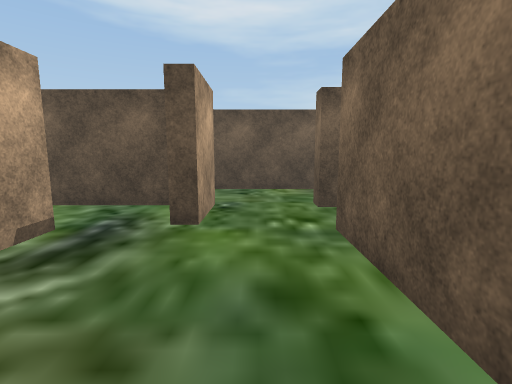
View 1 (above)

19 first-person views from a walk through a Unity game level. The camera is 1.4 m above the floor, tilts 8° down and sees 85° across. The floor is counted in squares, 1 m on a side. Each view is taken from the middle of a square. On the plan, view 1 faces up. The plan holds only what a view shows up to about 14 squares ahead; the rest is blank. The player character is not drawn. Some surface patterns are stand-ins.

View 2
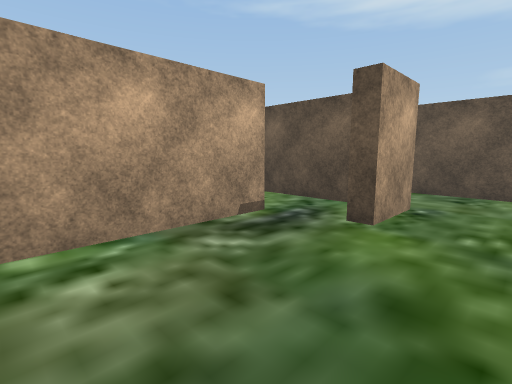

View 3
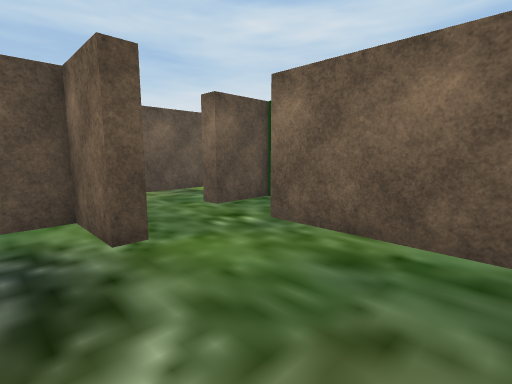

View 4
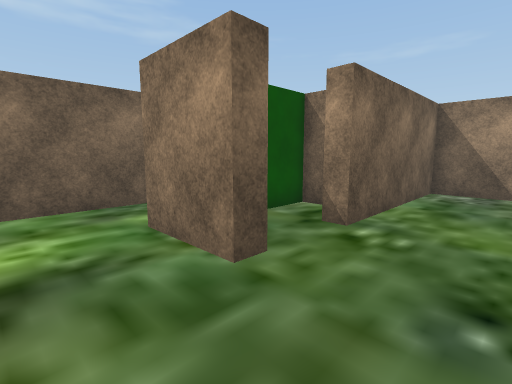

View 5
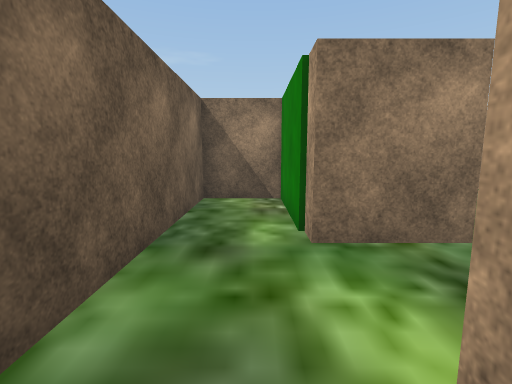

View 6
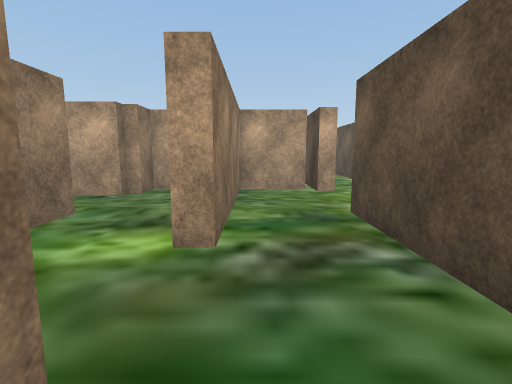

View 7
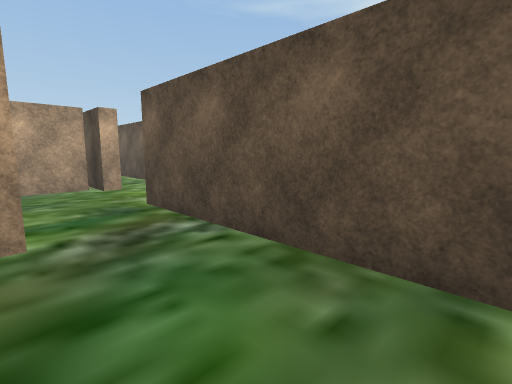

View 8
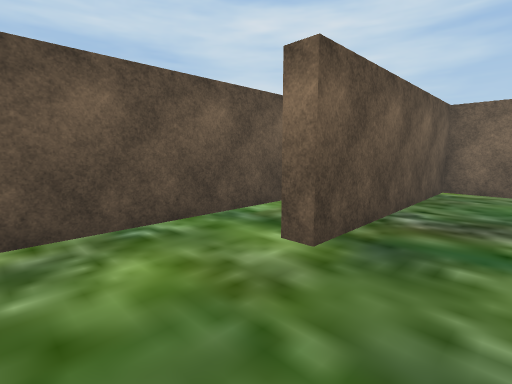

View 9
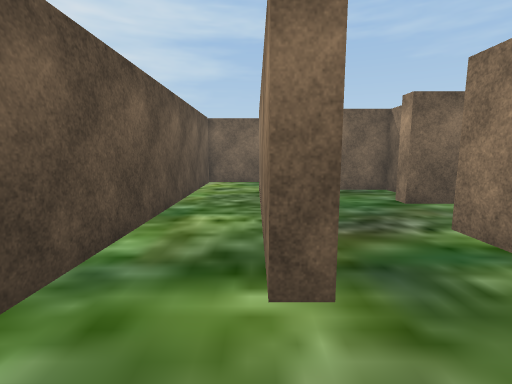

View 10
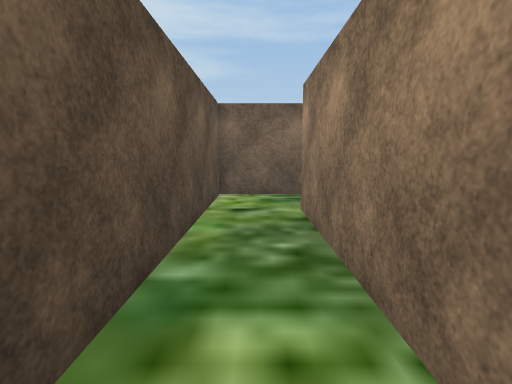

View 11
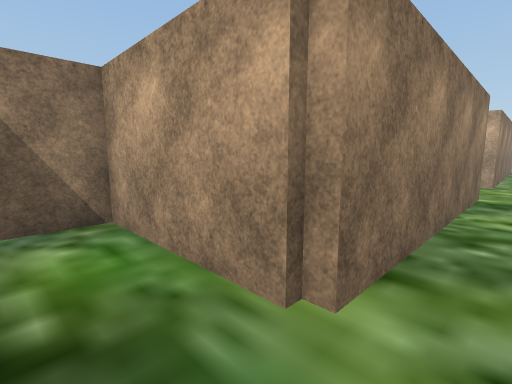

View 12
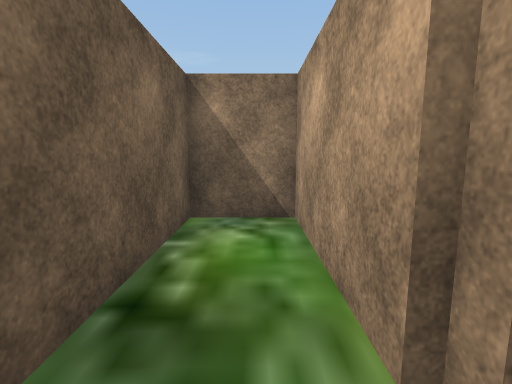

View 13
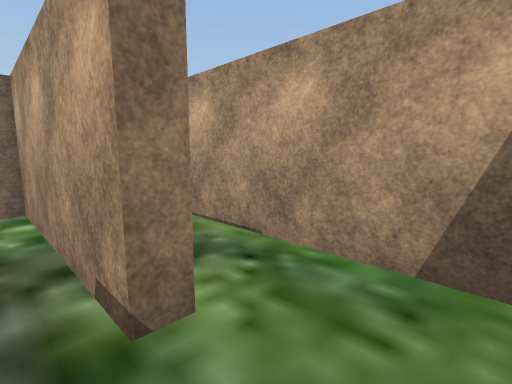

View 14
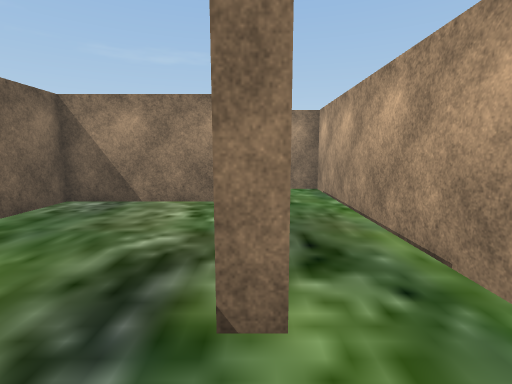

View 15
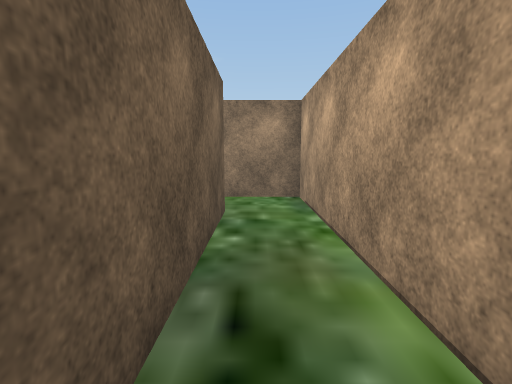

View 16
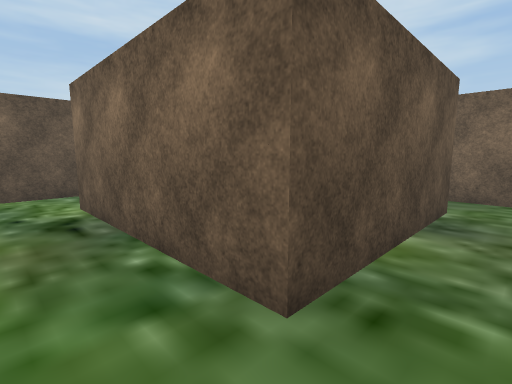

View 17
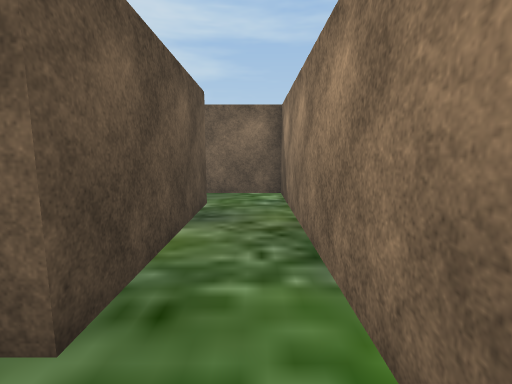

View 18
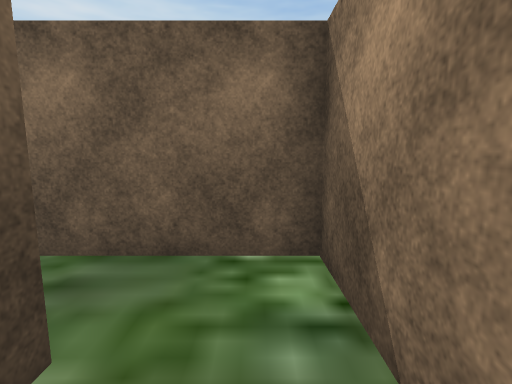

View 19
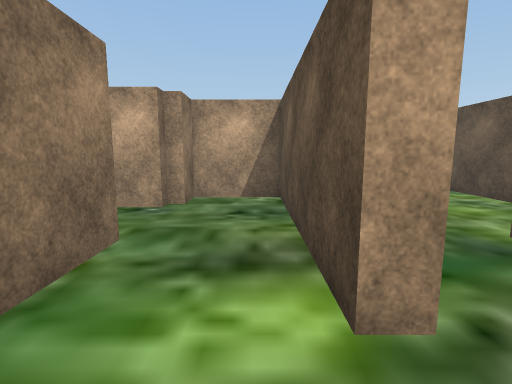

### Floor plan
Ten units are one square. View 1 is at (0, 0); x grows to the right and y downward. Boxes are objects, and circles mark ways between rooms. Rooms are numbered by the first view taken in them; rooms with no view inside come last. Other rooms are left out.
<svg viewBox="-69 -177 198 221">
<path fill="none" stroke="#000" d="M-16 -74 -60 -74M24 -71 15 -71 15 -78 40 -78 40 -71M42 -71 42 -34 66 -34 66 -109M-64 -70 -64 39 15 39M18 16 -43 16 -43 -50 -37 -50 -37 10 15 10 15 -50 21 -50M40 -114 40 -108 -28 -108 -28 -80 -16 -80 -16 -76 -11 -76 -11 -53 -17 -53 -17 -76M66 -109 72 -109M-22 -149 -22 -143M-28 -140 -28 -114 40 -114M88 -100 96 -100 96 -143 15 -143 15 -149 99 -149M104 -172 -24 -172M101 -146 101 -100 124 -100 124 -172 104 -172M99 -149 99 -145M15 39 37 39 37 0M30 -34 37 -34 37 -50M38 -71 24 -71"/>
<circle cx="55" cy="-105" r="3" fill="#2a7"/>
<circle cx="10" cy="30" r="3" fill="#2a7"/>
<circle cx="20" cy="-60" r="3" fill="#2a7"/>
<circle cx="100" cy="-160" r="3" fill="#2a7"/>
<text x="-10" y="-40">1</text>
<text x="30" y="-130">2</text>
<text x="110" y="-140">3</text>
<text x="30" y="0">4</text>
<text x="30" y="-50">5</text>
</svg>
Room 1 opens to room 2. Room 1 opens to room 4. Room 1 opens to room 5. Room 2 opens to room 3.

Where each view was taken, in squares from view 1:
view 1: 0 up, 0 right, facing up
view 2: 0 up, 1 right, facing up-left
view 3: 1 up, 3 left, facing up-right
view 4: 10 up, 1 left, facing down-right
view 5: 12 up, 5 right, facing down
view 6: 12 up, 8 right, facing left
view 7: 11 up, 9 right, facing up-left
view 8: 12 up, 2 left, facing up-right
view 9: 15 up, 1 left, facing right
view 10: 16 up, 3 right, facing right
view 11: 16 up, 12 right, facing down-left
view 12: 16 up, 11 right, facing down
view 13: 7 up, 3 left, facing down-left
view 14: 7 up, 4 left, facing down
view 15: 5 up, 5 left, facing down
view 16: 3 down, 6 left, facing up-right
view 17: 3 down, 6 left, facing right
view 18: 3 down, 0 right, facing right
view 19: 10 up, 6 right, facing left
